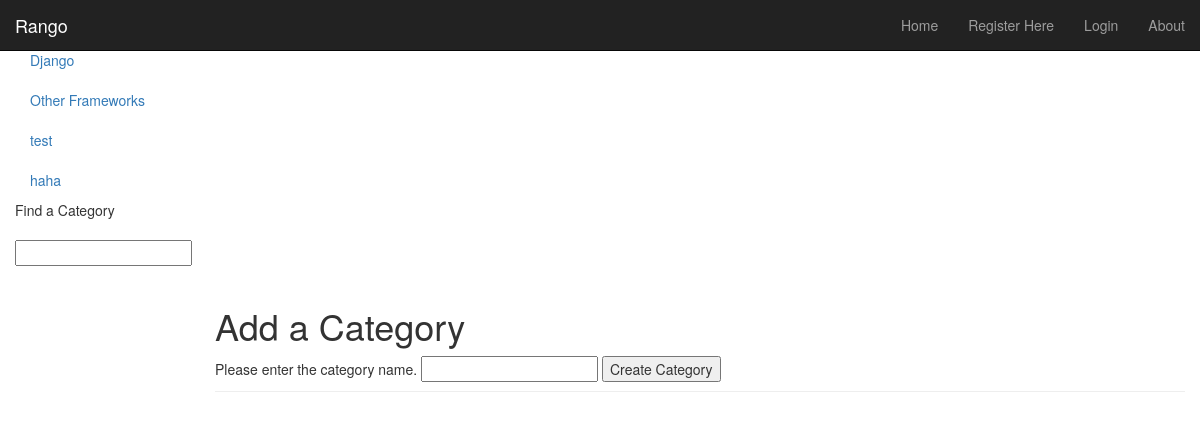
Screenshot of /rango/add_category/ with the database file from the repository.
### rango/models.py (models this page shows, shortened)
class Category(models.Model):
        name = models.CharField(max_length=128, unique=True)
        views = models.IntegerField(default=0)
        likes = models.IntegerField(default=0)
        slug = models.SlugField(unique=True)

### rango/views.py (the view)
def add_category(request):
    if request.method == 'POST':
        form = CategoryForm(request.POST)
        if form.is_valid():
            form.save(commit=True)
            return index(request)
        else:
            print form.errors
    else:
        form = CategoryForm()
    return render(request, 'rango/add_category.html', {'form': form})

### rango/forms.py
class CategoryForm(forms.ModelForm):
    name = forms.CharField(max_length=128, help_text="Please enter the category name.")
    views = forms.IntegerField(widget=forms.HiddenInput(), initial=0)
    likes = forms.IntegerField(widget=forms.HiddenInput(), initial=0)
    slug = forms.CharField(widget=forms.HiddenInput(), required=False)
    class Meta:
        model = Category
        fields = ('name',)

### rango/templatetags/rango_extras.py (called while the page is built)
@register.inclusion_tag('rango/cats.html')
def get_category_list(cat=None):
    return {'cats': Category.objects.all(), 'act_cat': cat}

### templates/rango/add_category.html (shortened to what this page needs)
{% extends 'base.html' %}
{% load staticfiles %}
    {% block body_block %}
    <div class="page-header">
        <h1>Add a Category</h1>
        <form id="category_form" method="post" action="/rango/add_category/">
            {% for field in form.visible_fields %}
                {{ field.help_text }}
                {{ field }}
            {% endfor %}
            <input type="submit" name="submit" value="Create Category" />
        </form>
    </div>
    {% endblock %}

### templates/rango/cats.html
{% if cats %}
    <ul class="nav nav-sidebar">
	{% for c in cats %}
    	{% if c == act_cat %} <li  class="active" > {% else  %} <li>{% endif %}
            <a href="{% url 'category'  c.slug %}">{{ c.name }}</a></li>
	{% endfor %}
{% else %}
    <li> <strong >There are no category present.</strong></li>
    </ul>
{% endif %}

### rows the page displays
Category: name "Django"
Category: name "Other Frameworks"
Category: name "test"
Category: name "haha"

### other values shown
{{ field.help_text }} "Please enter the category name."
